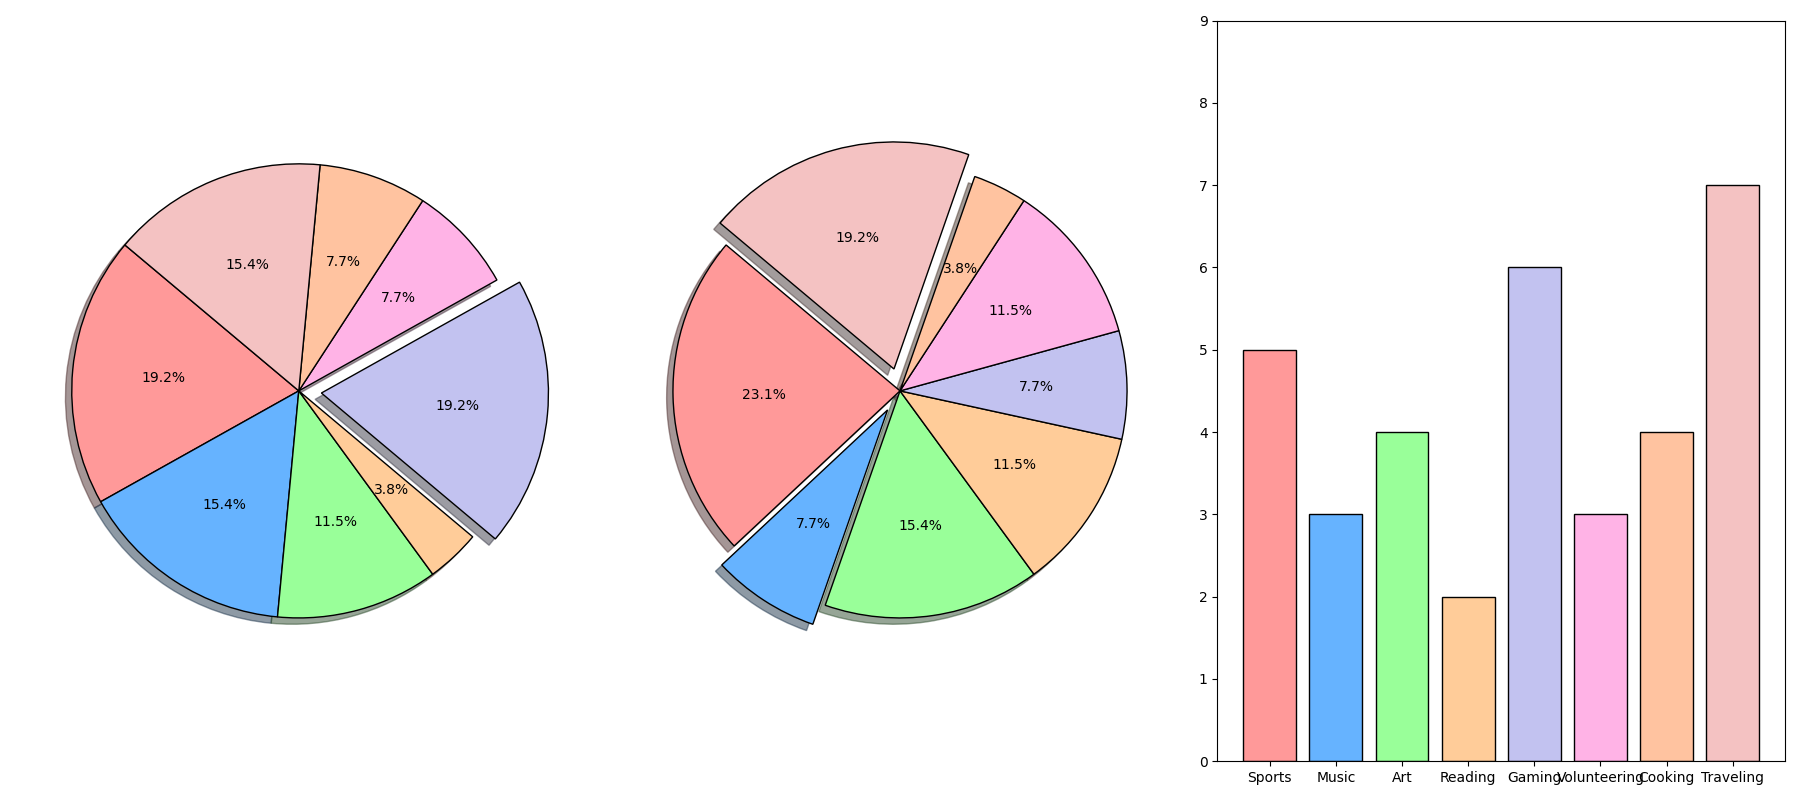

Python code for this plot:
import matplotlib.pyplot as plt

activities = ['Sports', 'Music', 'Art', 'Reading', 'Gaming', 'Volunteering', 'Cooking', 'Traveling']
percentages1 = [25, 20, 15, 5, 25, 10, 10, 20]
percentages2 = [30, 10, 20, 15, 10, 15, 5, 25]
hours_spent = [5, 3, 4, 2, 6, 3, 4, 7]
colors = ['#ff9999', '#66b3ff', '#99ff99', '#ffcc99', '#c2c2f0', '#ffb3e6', '#ffc3a0', '#f4c2c2']
explode1 = (0, 0, 0, 0, 0.1, 0, 0, 0)
explode2 = (0, 0.1, 0, 0, 0, 0, 0, 0.1)

fig, (ax1, ax2, ax3) = plt.subplots(1, 3, figsize=(18, 8))

ax1.pie(
    percentages1,
    explode=explode1,
    colors=colors,
    autopct='%1.1f%%',
    startangle=140,
    wedgeprops=dict(edgecolor='black'),
    shadow=True
)

ax2.pie(
    percentages2,
    explode=explode2,
    colors=colors,
    autopct='%1.1f%%',
    startangle=140,
    wedgeprops=dict(edgecolor='black'),
    shadow=True
)

ax3.bar(activities, hours_spent, color=colors, edgecolor='black')

ax3.set_ylim(0, max(hours_spent) + 2)

plt.tight_layout()

plt.show()
